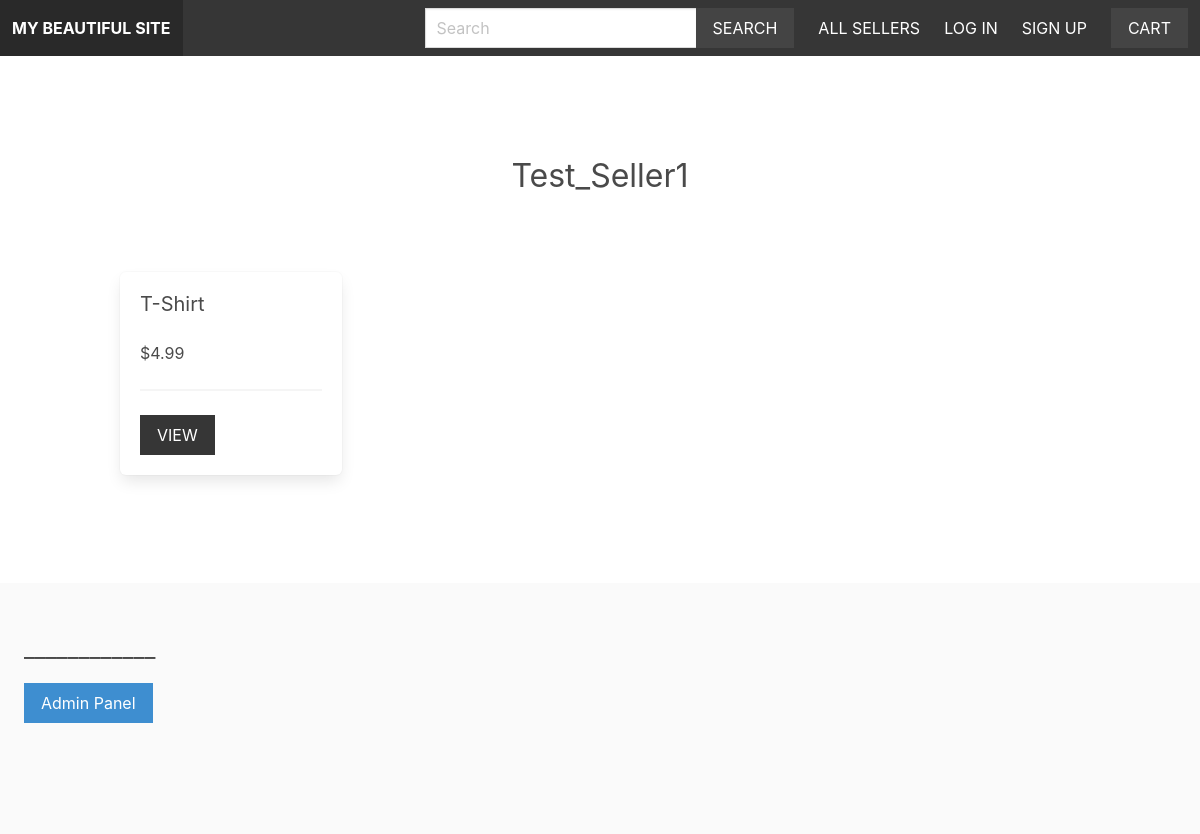
/1/, run on the app's committed database.
### u_online_shop/models.py (models this page shows, shortened)
class Seller(models.Model):
    name = models.CharField(max_length=100)
    created = models.DateTimeField(auto_now_add=True)
    created_by = models.OneToOneField(User, related_name='seller', on_delete=models.CASCADE)
    class Meta:
        ordering = ['name']

class Product(models.Model):
    category = models.ForeignKey(Category, related_name='products', on_delete=models.CASCADE)
    seller = models.ForeignKey(Seller, related_name='products', on_delete=models.CASCADE)
    title = models.CharField(max_length=255)
    slug = models.SlugField(max_length=255)
    description = models.TextField(blank=True, null=True)
    price = models.DecimalField(max_digits=6, decimal_places=2)
    date_added = models.DateTimeField(auto_now_add=True)
    class Meta:
        ordering = ['-date_added']

### u_online_shop/views.py (the view)
# urls.py: path('<int:seller_id>/', views.seller, name='seller'),
def seller(request, seller_id):
    seller = get_object_or_404(Seller, pk=seller_id)
    return render(request, 'seller.html', {'seller': seller})

### u_online_shop/cart.py (called while the page is built)
    def __len__(self):
        return sum(item['quantity'] for item in self.cart.values())

### u_online_shop/context_processors.py (called while the page is built)
def cart(request):
    return {'cart': Cart(request)}

### templates/seller.html (shortened to what this page needs)
{% extends 'base.html' %}
{% block content %}
    <div class="columns is-multiline mb-6">
        <div class="column is-12 has-text-centered mt-6 mb-6">
            <h2 class="is-size-3">{{ seller.name }}</h2>
        </div>
        {% for product in seller.products.all %}
         {% include 'list_item.html' %}
        {% endfor %}
    </div>
{% endblock %}

### templates/list_item.html
<div class="column is-3 item-list-item">
    <div class="box">
        <h2 class="subtitle">{{ product.title }}</h2>
        <h3 class="price is-size-6 mb-5">${{ product.price }}</h3>
        <hr>
        <a href="{% url 'product' product.category.slug product.slug %}" class="button is-dark is-uppercase">View</a>
    </div>
</div>

### static/styles/main.css (style rules this page uses)
.input, .button { border-radius: 0; }

### data on the page
Seller: name "Test_Seller1"
Product: title "T-Shirt", price "4.99"
